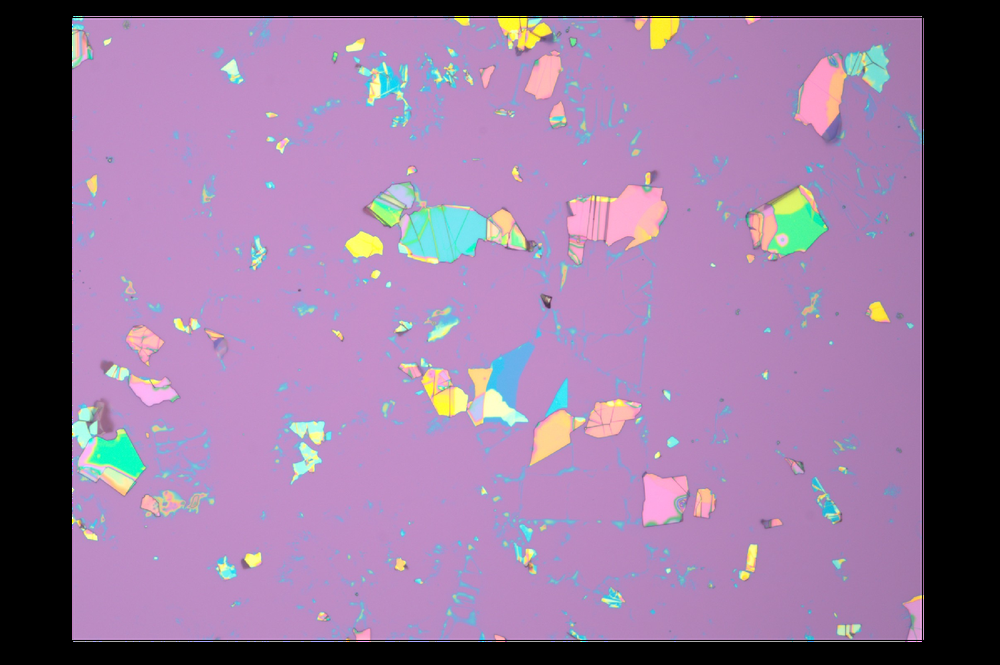
#> input picture TestingEnv/CVTesting/FlakeDetection/images/image1.png, 1000 x 665 px, shrunk from 1506 x 1002 before the run; its folder holds only this picture in this run
$ jupyter execute --allow-errors detect_background.ipynb   (older library calls are emulated)
#> lines starting #> are read from the running program, lines starting #| are printed output that depends on the picture; after the words box and inside, x2 and y2 are one past the last pixel; in counts of white or black regions, pixels touching at a corner belong together
#> further down, img is the input picture: shape (665, 1000, 3); mean B, G, R 153.1, 116, 146.6
### src/autofocus.py
import cv2
import numpy as np
import cpbd

class Autofocus:
    def __init__(self):
        pass

    # [12 lines left out: functions calculate_focus_score, get_edge_count, not called in this run]

    @staticmethod
    def get_color_features(image, saturation_threshold=40):
        hsv = cv2.cvtColor(image, cv2.COLOR_BGR2HSV)
        sat = hsv[:, :, 1]
        color_mask  = sat > saturation_threshold
        colorful_pixels = np.count_nonzero(color_mask)
        total_pixels = image.shape[0] * image.shape[1]

        color_ratio = colorful_pixels / total_pixels
        return color_ratio

    # [12 lines left out: functions exist_color_features, calculate_cpbd, not called in this run]

### TestingEnv/CVTesting/FlakeDetection/detect_background.ipynb
[cell 1]
import cv2
import numpy as np
import matplotlib.pyplot as plt
from pathlib import Path
from autofocus import Autofocus

#> (the rest of this cell did not finish here and is left out)

[cell 2]
def is_substrate_background(
    image,
    hue_range=(110, 170),
    min_saturation=30,
    min_purple_fraction=0.4,
    sample_fraction=0.5,
):
    """Check whether the image background is a purple SiO2 substrate.

    Returns True when the majority of the central region has purple hue
    with sufficient saturation (i.e. good for flake hunting).  Returns
    False for grey / brown bare-metal backgrounds.

    Args:
        image: BGR uint8 image (OpenCV format).
        hue_range: (lo, hi) acceptable hue in OpenCV 0-180 scale.
                    Default (110, 170) covers violet through magenta.
        min_saturation: pixels below this S value are considered grey.
        min_purple_fraction: fraction of sampled pixels that must be
                                purple for the image to pass.
        sample_fraction: fraction of the image (centred) to sample,
                            avoids vignetting at edges.

    Returns:
        (bool, dict) – pass/fail and diagnostic stats.
    """
#> called with hue_range = (110, 170), min_saturation = 30, min_purple_fraction = 0.4, sample_fraction = 0.5
    h, w = image.shape[:2]
#> h = 665; w = 1000
    margin_y = int(h * (1 - sample_fraction) / 2)
#> margin_y = 166
    margin_x = int(w * (1 - sample_fraction) / 2)
#> margin_x = 250
    roi = image[margin_y:h - margin_y, margin_x:w - margin_x]
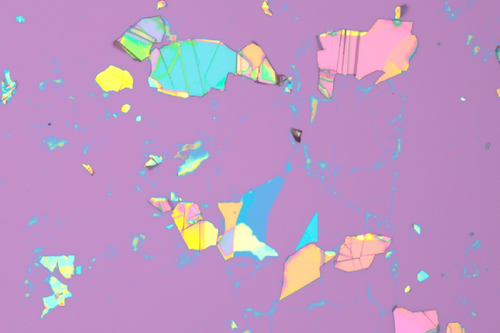
#> roi: shape (333, 500, 3); mean B, G, R 196, 151.3, 188.7

    hsv = cv2.cvtColor(roi, cv2.COLOR_BGR2HSV)
#> hsv: shape (333, 500, 3); mean H, S, V 135.2, 76.9, 203.7
    hue = hsv[:, :, 0].ravel().astype(np.float32)
    sat = hsv[:, :, 1].ravel().astype(np.float32)

    saturated = sat >= min_saturation
    in_hue = (hue >= hue_range[0]) & (hue <= hue_range[1])
    purple_mask = saturated & in_hue

    n_total = len(hue)
#> n_total = 166500
    n_purple = int(purple_mask.sum())
#> n_purple = 143956
    purple_frac = n_purple / max(n_total, 1)
#> purple_frac = 0.865

    stats = {
        "median_hue": float(np.median(hue)),
        "median_saturation": float(np.median(sat)),
        "purple_fraction": round(purple_frac, 4),
        "n_pixels_sampled": n_total,
        "passed": purple_frac >= min_purple_fraction,
    }
#> stats = {'median_hue': 147, 'median_saturation': 73, 'purple_fraction': 0.865, 'n_pixels_sampled': 166500, 'passed': True}
    return stats["passed"], stats

def get_color_features(image, saturation_threshold=40):
    hsv = cv2.cvtColor(image, cv2.COLOR_BGR2HSV)
    sat = hsv[:, :, 1]
    color_mask  = sat > saturation_threshold
    colorful_pixels = np.count_nonzero(color_mask)
    total_pixels = image.shape[0] * image.shape[1]

    color_ratio = colorful_pixels / total_pixels
    return color_ratio

def exist_color_features(image, ratio_threshold=0.05):
    color_ratio = Autofocus.get_color_features(image)
    return color_ratio >= ratio_threshold

[cell 3]
image_dir = Path("images")
good_images = sorted(image_dir.glob("image[0-9]*.png"))
bad_images = sorted(image_dir.glob("image_bad[0-5]*.png"))

print(f"Good images: {[p.name for p in good_images]}")
print(f"Bad images:  {[p.name for p in bad_images]}")

results = []
for path in good_images + bad_images:
    img = cv2.imread(str(path))
    if img is None:
        print(f"  SKIP (could not read) {path.name}")
        continue
    passed, stats = is_substrate_background(img)
#> passed = True
    exists = exist_color_features(img)
#> in get_color_features, `hsv = cv2.cvtColor(image, cv2.COLOR_BGR2HSV)`: hsv: shape (665, 1000, 3); mean H, S, V 110, 60.8, 157.7
#> in get_color_features, `sat = hsv[:, :, 1]`:
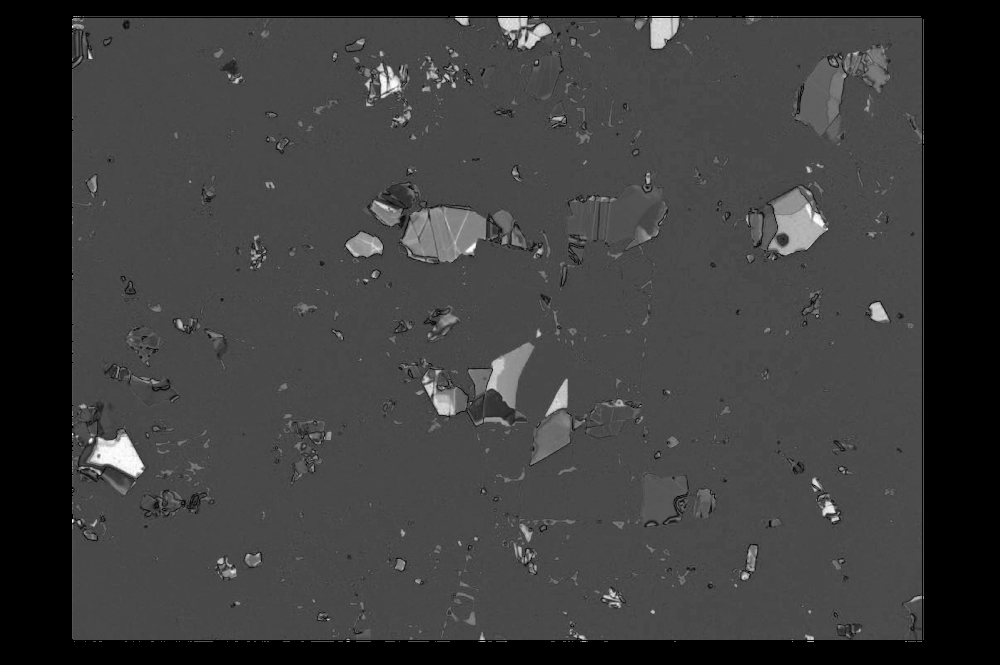
#> sat: shape (665, 1000); min 0, max 255, mean 60.8
#> in get_color_features, `color_mask  = sat > saturation_threshold`:
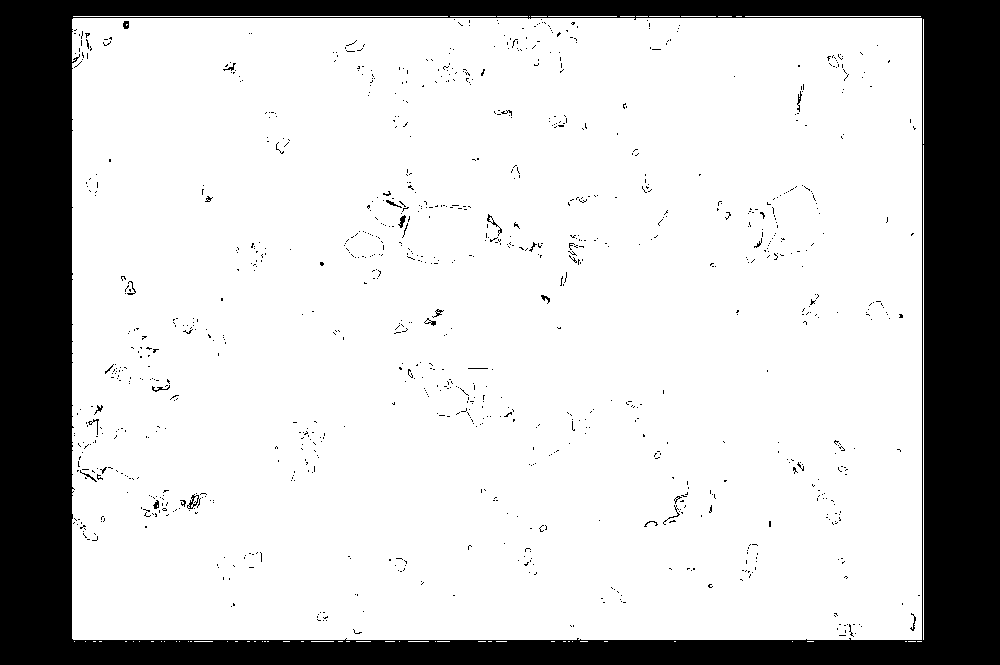
#> color_mask: shape (665, 1000) bool; 79.2% white; 1024 black regions (997 under 20 px), largest, box (x1, y1, x2, y2) and area: (0, 0, 1000, 665) 134697, (187, 494, 201, 509) 78, (487, 214, 502, 236) 56
#> in get_color_features, `colorful_pixels = np.count_nonzero(color_mask)`: colorful_pixels = 526403
#> in get_color_features, `color_ratio = colorful_pixels / total_pixels`: color_ratio = 0.792
#> exists = True
    label = "GOOD" if path in good_images else "BAD"
    result_str = "PASS" if passed else "FAIL"
#> result_str = 'PASS'
    results.append((path.name, label, result_str, stats))
    print(f"  {path.name:20s}  expected={label:4s}  result={result_str:4s}  "
          f"hue={stats['median_hue']:.0f}  sat={stats['median_saturation']:.0f}  "
          f"purple={stats['purple_fraction']:.2%}  exists={exists}")
#|   image1.png            expected=GOOD  result=PASS  hue=147  sat=73  purple=86.46%  exists=True
all_correct = all(
    (label == "GOOD" and result == "PASS") or (label == "BAD" and result == "FAIL")
    for _, label, result, _ in results
)
#> all_correct = True
print(f"\nAll classifications correct: {all_correct}")
#| All classifications correct: True

$ run again, on TestingEnv/CVTesting/FlakeDetection/images/image6.png
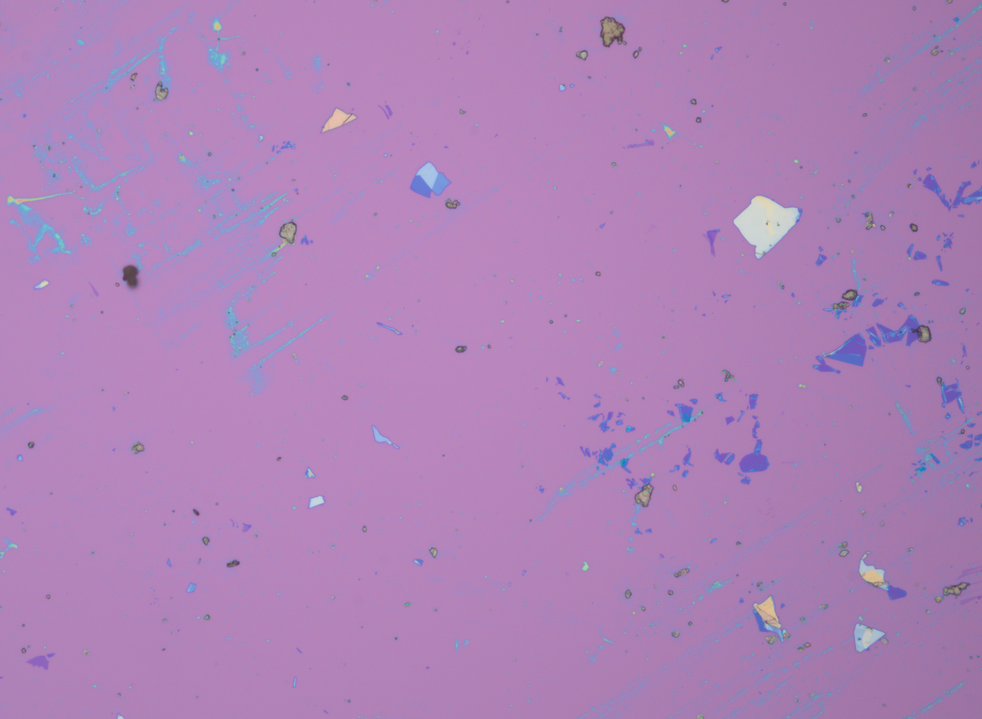
#> input picture TestingEnv/CVTesting/FlakeDetection/images/image6.png, 982 x 719 px, shrunk from 2048 x 1500 before the run
#> img is the input picture: shape (719, 982, 3); mean B, G, R 184.2, 130.7, 174.1
#> in is_substrate_background, `roi = image[margin_y:h - margin_y, margin_x:w - margin_x]`:
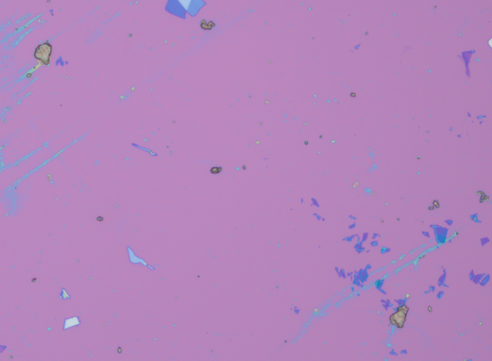
#> roi: shape (361, 492, 3); mean B, G, R 188, 133.4, 179.8
#> n_total = 177612
#> n_purple = 175522
#> purple_frac = 0.988
#> in is_substrate_background, `stats = { "median_hue": float(np.median(hue)), "median_saturation": fl..`: stats = {'median_hue': 147, 'median_saturation': 74, 'purple_fraction': 0.988, 'n_pixels_sampled': 177612, 'passed': True}
#> `passed, stats = is_substrate_background(img)`: passed = True
#> in get_color_features, `color_mask  = sat > saturation_threshold`:
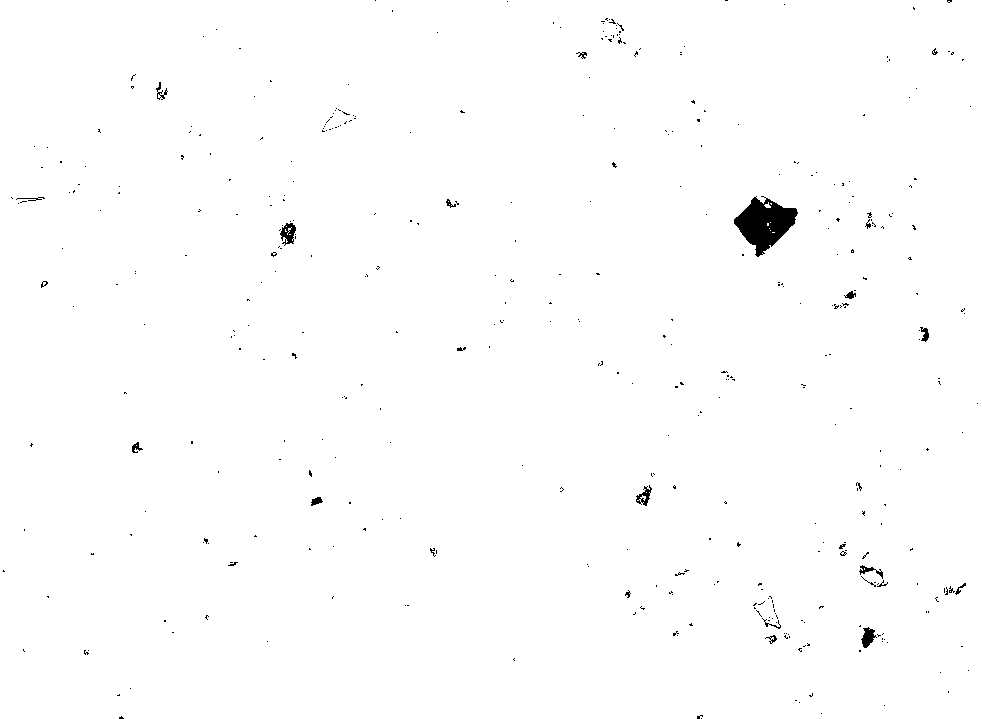
#> color_mask: shape (719, 982) bool; 99.3% white; 414 black regions (389 under 20 px), largest, box (x1, y1, x2, y2) and area: (734, 196, 798, 257) 2092, (280, 223, 296, 246) 212, (861, 627, 877, 648) 188
#> colorful_pixels = 701218
#> in get_color_features, `color_ratio = colorful_pixels / total_pixels`: color_ratio = 0.993
#> exists = True
#> result_str = 'PASS'
#|   image6.png            expected=GOOD  result=PASS  hue=147  sat=74  purple=98.82%  exists=True
#> all_correct = True
#| All classifications correct: True

$ run again, on TestingEnv/CVTesting/FlakeDetection/images/image7.png
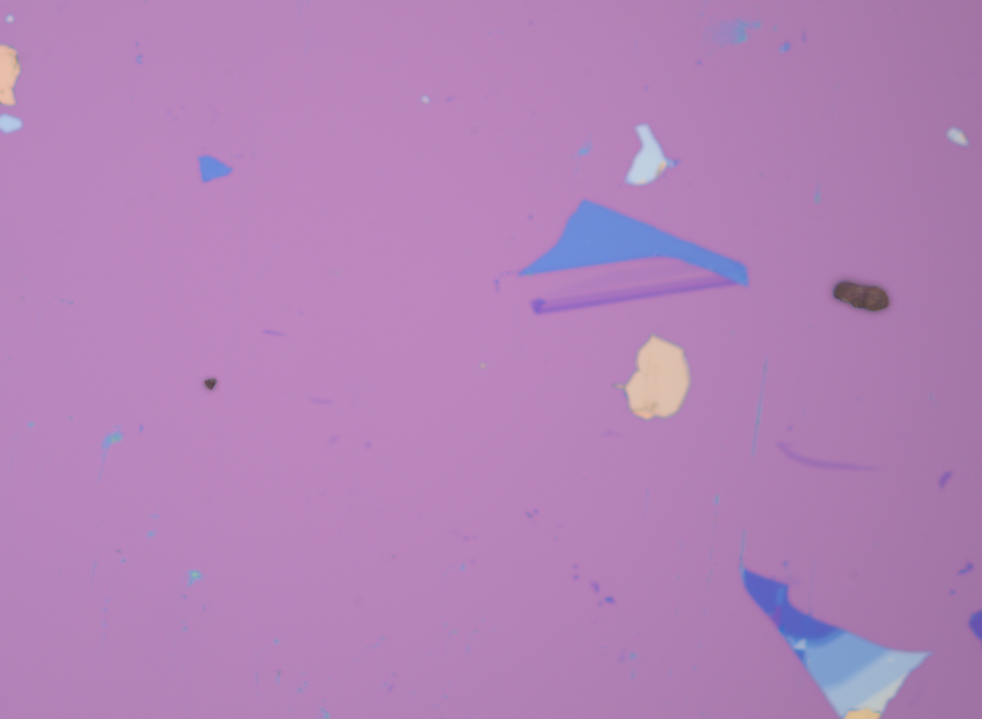
#> input picture TestingEnv/CVTesting/FlakeDetection/images/image7.png, 982 x 719 px, shrunk from 2048 x 1500 before the run
#> img is the input picture: shape (719, 982, 3); mean B, G, R 183.7, 130.6, 178.8
#> in is_substrate_background, `roi = image[margin_y:h - margin_y, margin_x:w - margin_x]`:
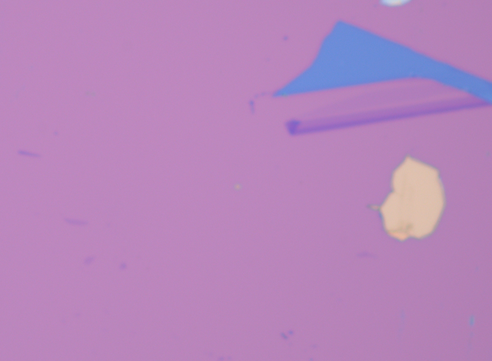
#> roi: shape (361, 492, 3); mean B, G, R 188.2, 134.1, 182.6
#> n_total = 177612
#> n_purple = 173712
#> purple_frac = 0.978
#> in is_substrate_background, `stats = { "median_hue": float(np.median(hue)), "median_saturation": fl..`: stats = {'median_hue': 149, 'median_saturation': 74, 'purple_fraction': 0.978, 'n_pixels_sampled': 177612, 'passed': True}
#> `passed, stats = is_substrate_background(img)`: passed = True
#> in get_color_features, `color_mask  = sat > saturation_threshold`:
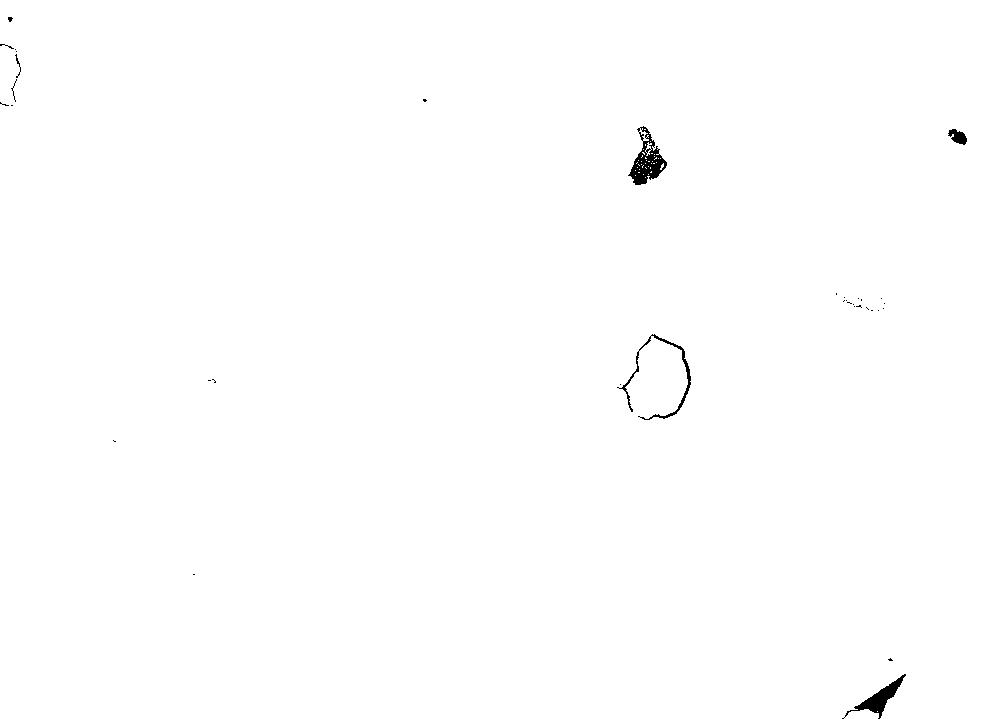
#> color_mask: shape (719, 982) bool; 99.6% white; 35 black regions (29 under 20 px), largest, box (x1, y1, x2, y2) and area: (628, 126, 667, 185) 960, (842, 674, 906, 719) 673, (617, 334, 691, 420) 542, (948, 129, 967, 145) 184, (15, 54, 21, 78) 35, (11, 79, 17, 102) 24
#> colorful_pixels = 703522
#> in get_color_features, `color_ratio = colorful_pixels / total_pixels`: color_ratio = 0.996
#> exists = True
#> result_str = 'PASS'
#|   image7.png            expected=GOOD  result=PASS  hue=149  sat=74  purple=97.80%  exists=True
#> all_correct = True
#| All classifications correct: True

$ run again, on TestingEnv/CVTesting/FlakeDetection/images/image2.png
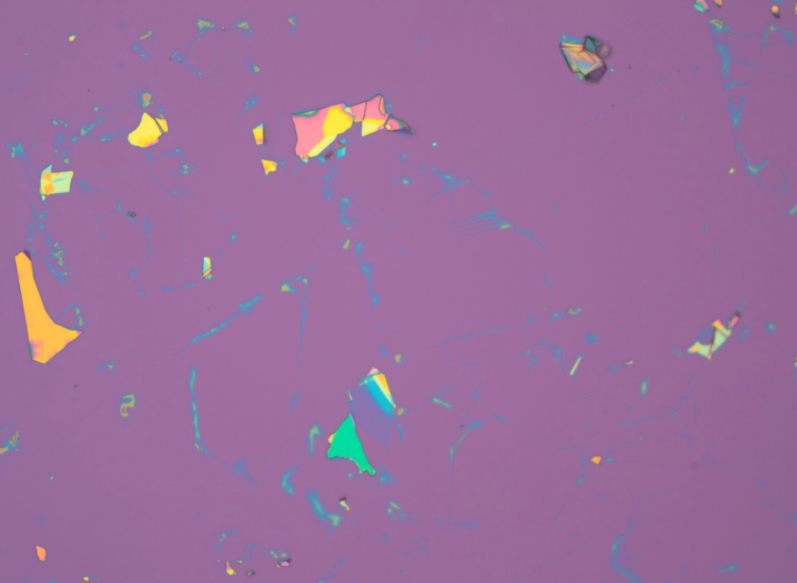
#> input picture TestingEnv/CVTesting/FlakeDetection/images/image2.png, 797 x 583 px
#> img is the input picture: shape (583, 797, 3); mean B, G, R 156.4, 110.9, 154.5
#> in is_substrate_background, `roi = image[margin_y:h - margin_y, margin_x:w - margin_x]`:
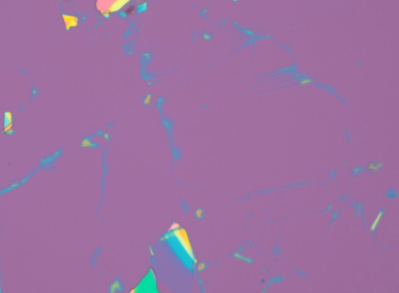
#> roi: shape (293, 399, 3); mean B, G, R 161.2, 113.3, 157
#> n_total = 116907
#> n_purple = 113101
#> purple_frac = 0.967
#> in is_substrate_background, `stats = { "median_hue": float(np.median(hue)), "median_saturation": fl..`: stats = {'median_hue': 150, 'median_saturation': 80, 'purple_fraction': 0.967, 'n_pixels_sampled': 116907, 'passed': True}
#> `passed, stats = is_substrate_background(img)`: passed = True
#> in get_color_features, `color_mask  = sat > saturation_threshold`:
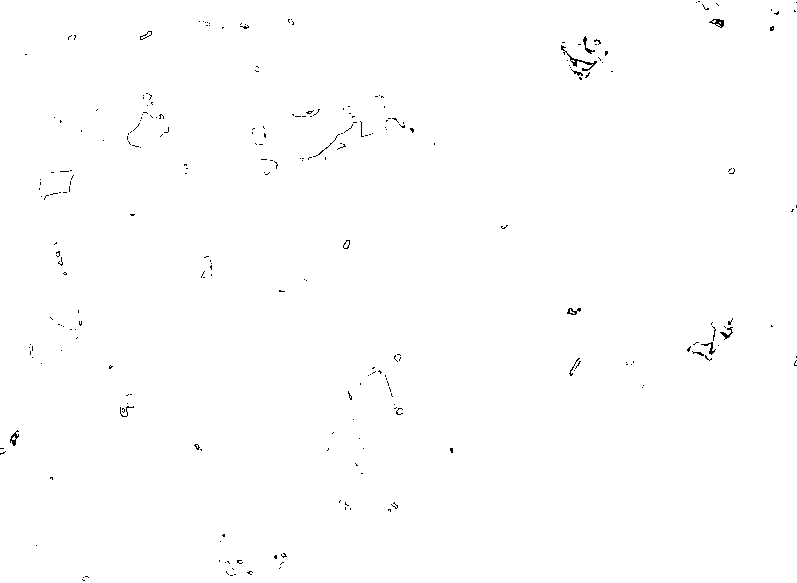
#> color_mask: shape (583, 797) bool; 99.6% white; black in thin lines or dots
#> colorful_pixels = 462864
#> in get_color_features, `color_ratio = colorful_pixels / total_pixels`: color_ratio = 0.996
#> exists = True
#> result_str = 'PASS'
#|   image2.png            expected=GOOD  result=PASS  hue=150  sat=80  purple=96.74%  exists=True
#> all_correct = True
#| All classifications correct: True
